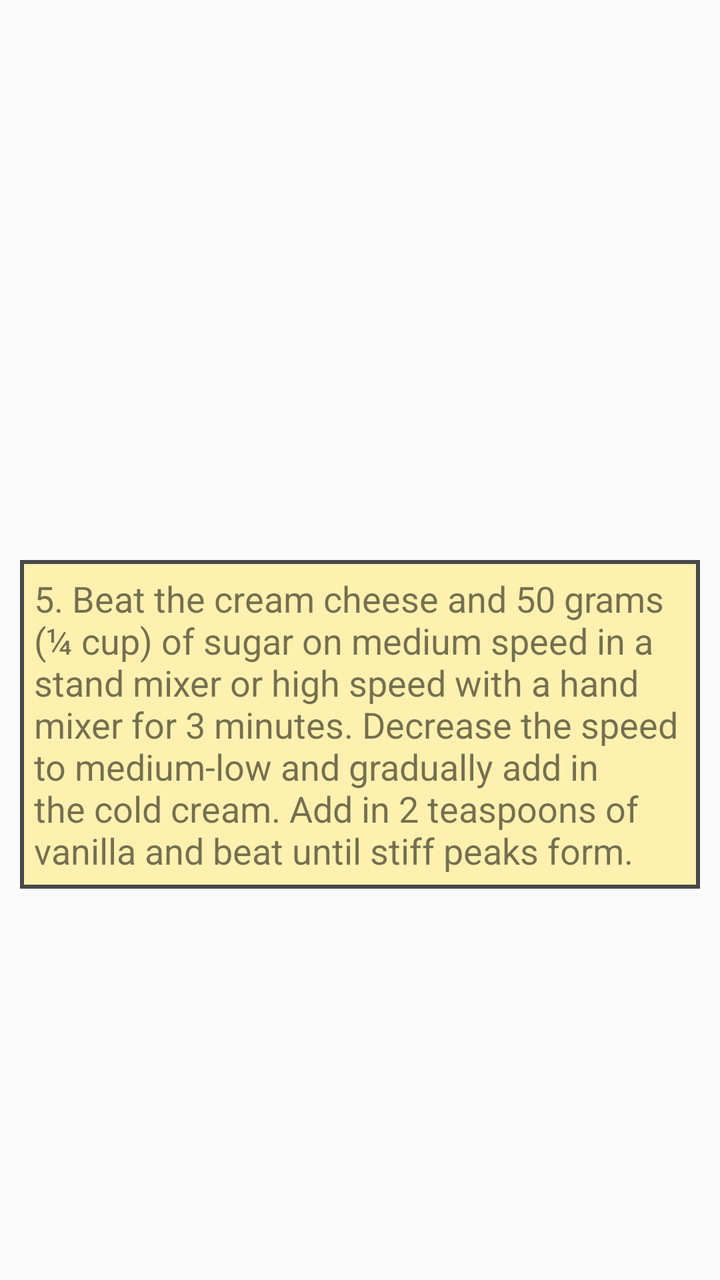
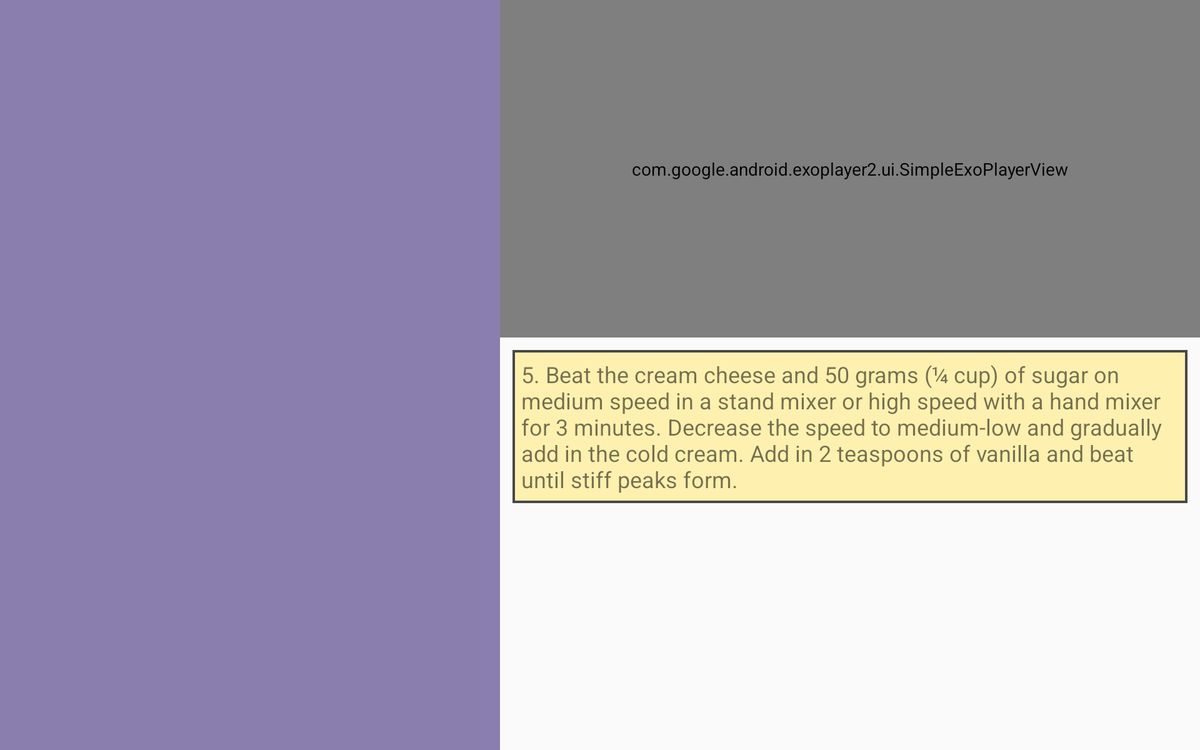

The same Android screen from two of the app's own layout files: first res/layout/ as a phone draws it, then the repository's variant for another configuration, drawn on a device whose configuration selects that folder. Both files follow.
<!-- AndroidManifest.xml: application theme AppTheme -->
<!-- res/layout/recipe_step.xml -->
<?xml version="1.0" encoding="utf-8"?>
<ScrollView
    xmlns:android="http://schemas.android.com/apk/res/android"
    android:layout_width="match_parent"
    android:layout_height="match_parent"
    xmlns:tools="http://schemas.android.com/tools"
    xmlns:app="http://schemas.android.com/apk/res-auto">

    <android.support.constraint.ConstraintLayout
        android:layout_width="match_parent"
        android:layout_height="wrap_content">

        <com.google.android.exoplayer2.ui.SimpleExoPlayerView
            android:id="@+id/playerView"
            android:layout_width="0dp"
            android:layout_height="270dp"
            app:layout_constraintTop_toTopOf="parent"
            android:layout_marginTop="0dp"
            android:layout_marginRight="0dp"
            app:layout_constraintRight_toRightOf="parent"
            android:layout_marginBottom="0dp"
            android:layout_marginLeft="0dp"
            app:layout_constraintLeft_toLeftOf="parent"
            android:visibility="invisible"/>

        <RelativeLayout
            android:id="@+id/no_video"
            android:layout_width="match_parent"
            android:layout_height="270dp"
            android:visibility="gone">

            <ImageView
                android:layout_width="match_parent"
                android:layout_height="match_parent"
                android:src="@drawable/baking_clipart_2"
                android:paddingTop="40dp"
                android:paddingBottom="10dp"
                android:contentDescription="@string/logo"/>

            <TextView
                android:layout_width="match_parent"
                android:layout_height="match_parent"
                android:text="@string/sorry_no_video"
                android:textSize="24sp"
                android:textAlignment="center"
                android:paddingBottom="10dp"
                android:textColor="@color/black"/>


        </RelativeLayout>


        <TextView
            android:id="@+id/step_description"
            android:layout_width="match_parent"
            android:layout_height="wrap_content"
            android:layout_margin="10dp"
            android:padding="7dp"
            android:background="@drawable/border"
            android:textSize="18sp"
            tools:text="@string/test_step"
            app:layout_constraintTop_toBottomOf="@id/playerView"/>

</android.support.constraint.ConstraintLayout>
</ScrollView>
<!-- resources referenced by this layout -->
<resources>
  <color name="black">#000000</color>
  <!-- drawable baking_clipart_2: png bitmap (drawable-hdpi, 27482 bytes) -->
  <!-- drawable border (drawable) -->
  <shape xmlns:android="http://schemas.android.com/apk/res/android" android:shape="rectangle" >
      <solid android:color="@color/main_bkg" />
      <stroke android:width="2dip" android:color="@color/grey"/>
  </shape>
  <string name="logo">logo</string>
  <string name="sorry_no_video">Sorry, No video</string>
  <string name="test_step">5. Beat the cream cheese and 50 grams (&amp;#188; cup) of sugar on medium speed in a stand mixer or high speed with a hand mixer for 3 minutes. Decrease the speed to medium-low and gradually add in the cold cream. Add in 2 teaspoons of vanilla and beat until stiff peaks form.</string>
  <style name="AppTheme" parent="Base.Theme.AppCompat.Light.DarkActionBar">
          
          <item name="colorPrimary">@color/colorPrimary</item>
          <item name="colorPrimaryDark">@color/colorPrimaryDark</item>
          <item name="colorAccent">@color/colorAccent</item>
      </style>
  <color name="main_bkg">#fef1af</color>
  <color name="grey">#484848</color>
  <color name="colorPrimary">#7F86AE</color>
  <color name="colorPrimaryDark">#586193</color>
  <color name="colorAccent">#8A7EAF</color>
</resources>
<!-- res/layout-sw600dp-land/recipe_step.xml (the repository's variant of the layout above) -->
<!-- drawn on a 7-inch tablet turned sideways -->
<?xml version="1.0" encoding="utf-8"?>
<LinearLayout
    xmlns:android="http://schemas.android.com/apk/res/android"
    android:layout_width="match_parent"
    android:layout_height="match_parent"
    android:orientation="horizontal"
    xmlns:tools="http://schemas.android.com/tools"
    xmlns:app="http://schemas.android.com/apk/res-auto">

    <FrameLayout
        android:id="@+id/recipe_step_list_frag"
        android:layout_width="400dp"
        tools:background="@color/colorAccent"
        android:layout_height="match_parent"/>

        <android.support.constraint.ConstraintLayout
            android:layout_width="match_parent"
            android:layout_height="match_parent">

            <com.google.android.exoplayer2.ui.SimpleExoPlayerView
                android:id="@+id/playerView"
                android:layout_width="0dp"
                android:layout_height="270dp"
                app:layout_constraintTop_toTopOf="parent"
                android:layout_marginTop="0dp"
                android:layout_marginRight="0dp"
                app:layout_constraintRight_toRightOf="parent"
                android:layout_marginBottom="0dp"
                android:layout_marginLeft="0dp"
                app:layout_constraintLeft_toLeftOf="parent" />

            <RelativeLayout
                android:id="@+id/no_video"
                android:layout_width="match_parent"
                android:layout_height="270dp"
                android:visibility="gone">

                <ImageView
                    android:layout_width="match_parent"
                    android:layout_height="match_parent"
                    android:src="@drawable/baking_clipart_2"
                    android:paddingTop="40dp"
                    android:paddingBottom="10dp"
                    android:contentDescription="@string/logo"/>

                <TextView
                    android:layout_width="match_parent"
                    android:layout_height="match_parent"
                    android:text="@string/sorry_no_video"
                    android:textSize="24sp"
                    android:textAlignment="center"
                    android:paddingBottom="10dp"
                    android:textColor="@color/black"/>


            </RelativeLayout>

            <TextView
                android:id="@+id/step_description"
                android:layout_width="match_parent"
                android:layout_height="wrap_content"
                android:layout_margin="10dp"
                android:padding="7dp"
                android:background="@drawable/border"
                android:textSize="18sp"
                tools:text="@string/test_step"
                app:layout_constraintTop_toBottomOf="@id/playerView"/>

        </android.support.constraint.ConstraintLayout>

</LinearLayout>
<!-- resources referenced by the variant -->
<!-- as a 7-inch tablet turned sideways resolves them -->
<resources>
  <color name="black">#000000</color>
  <color name="colorAccent">#8A7EAF</color>
  <!-- drawable baking_clipart_2: png bitmap (drawable-hdpi, 27482 bytes) -->
  <!-- drawable border (drawable) -->
  <shape xmlns:android="http://schemas.android.com/apk/res/android" android:shape="rectangle" >
      <solid android:color="@color/main_bkg" />
      <stroke android:width="2dip" android:color="@color/grey"/>
  </shape>
  <string name="logo">logo</string>
  <string name="sorry_no_video">Sorry, No video</string>
  <string name="test_step">5. Beat the cream cheese and 50 grams (&amp;#188; cup) of sugar on medium speed in a stand mixer or high speed with a hand mixer for 3 minutes. Decrease the speed to medium-low and gradually add in the cold cream. Add in 2 teaspoons of vanilla and beat until stiff peaks form.</string>
  <style name="AppTheme" parent="Base.Theme.AppCompat.Light.DarkActionBar">
          
          <item name="colorPrimary">@color/colorPrimary</item>
          <item name="colorPrimaryDark">@color/colorPrimaryDark</item>
          <item name="colorAccent">@color/colorAccent</item>
      </style>
  <color name="main_bkg">#fef1af</color>
  <color name="grey">#484848</color>
  <color name="colorPrimary">#7F86AE</color>
  <color name="colorPrimaryDark">#586193</color>
</resources>
